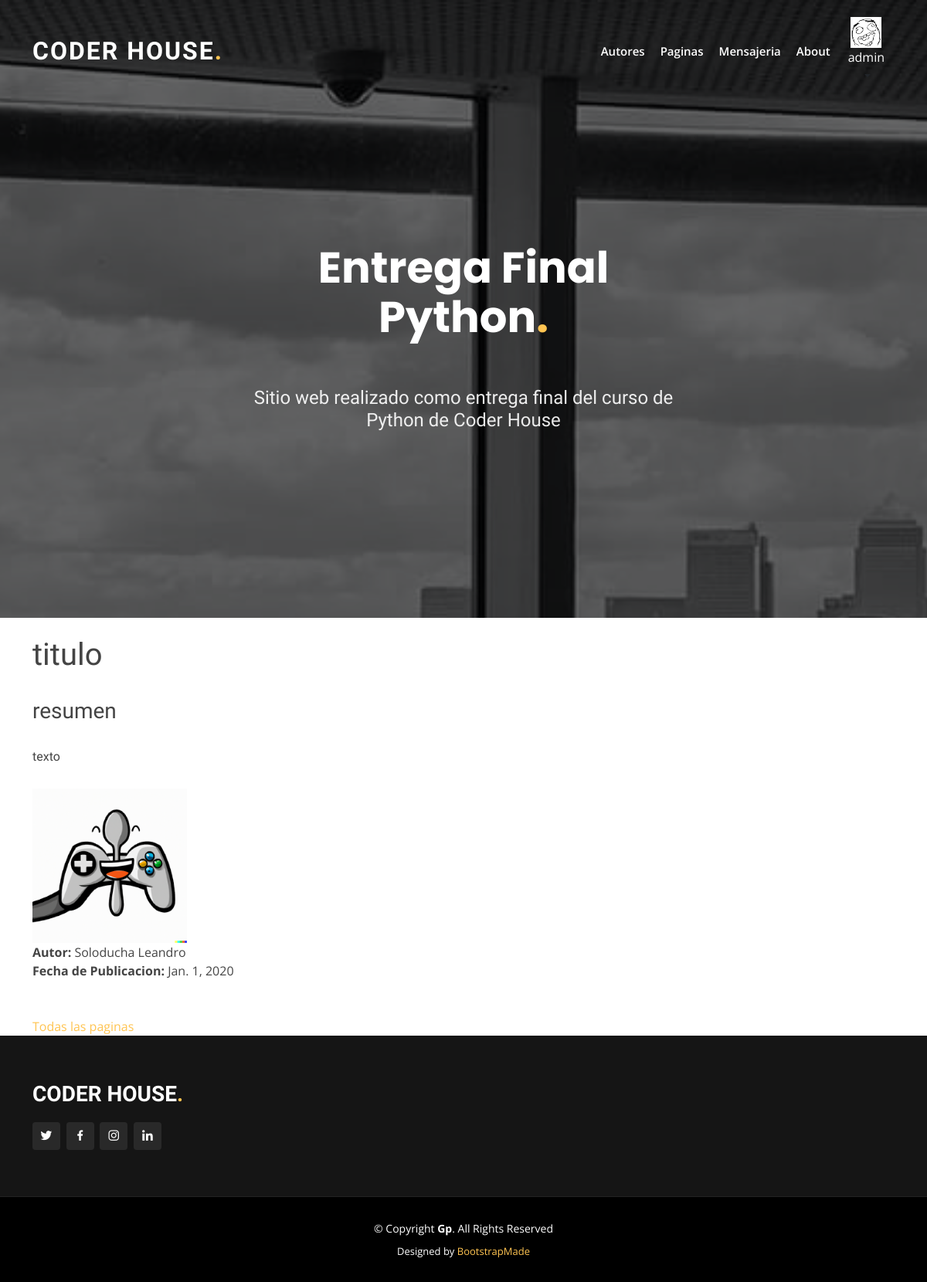
Screenshot of /blog/pagina/detalle/5 (signed in) with the database file from the repository.
### blog/models.py (models this page shows, shortened)
class Pagina(models.Model):
    class Meta:
        verbose_name_plural = "Paginas"
    autor = models.ForeignKey(Autor, on_delete=models.CASCADE)
    titulo = models.CharField(max_length=30)
    resumen = models.CharField(max_length=30, null=True)
    texto = models.CharField(max_length=1000)
    fecha = models.DateField(null = True)

class Imagenes(models.Model):
    pagina = models.ForeignKey(Pagina, on_delete=models.CASCADE)
    imagen = models.ImageField(upload_to="imagenes", null=True, blank=True)

class Autor(models.Model):
    class Meta:
        verbose_name_plural = "Autores"
    nombre = models.CharField(max_length=50)
    apellido = models.CharField(max_length=50)
    def __str__(self):
        return self.apellido + " " + self.nombre

### blog/views.py (the view)
# urls.py: path("pagina/detalle/<int:pk>", PaginaDetalle.as_view(), name="PaginaDetail"),
class PaginaDetalle(LoginRequiredMixin, DetailView):
    model = Pagina
    template_name = "pagina_detalle.html"
    def get_context_data(self,*args,**kwargs):
        idpath=self.request.path[-1]
        imagen = Imagenes.objects.filter(pagina=idpath).first()
        kwargs.update({"imagen": imagen })
        context= super().get_context_data(**kwargs)
        return context

### blog/templates/pagina_detalle.html
{% extends "index.html" %}
{% block contenido_pagina %}
{% load static %}
<h1> {{ pagina.titulo }} </h1> <br>
<h3> {{ pagina.resumen }} </h3> <br>
<h6> {{ pagina.texto }} </h6> <br>
{% if imagen %}
<img height="200px" src="{{ imagen.imagen.url }}"/></li>
{% endif %}
<br>
<b>Autor:</b> {{ pagina.autor }} <br>
<b>Fecha de Publicacion:</b> {{ pagina.fecha }} <br>
<br><br>
<a href="{% url 'PaginaList' %}">Todas las paginas</a>
{% endblock %}

### blog/templates/index.html (shortened to what this page needs)
<!DOCTYPE html>
<html lang="en">
<head>
  {% load static %}
  <link href="{% static 'vendor/aos/aos.css' %}" rel="stylesheet">
  <link href="{% static 'vendor/bootstrap/css/bootstrap.min.css' %}" rel="stylesheet">
  <link href="{% static 'vendor/bootstrap-icons/bootstrap-icons.css' %}" rel="stylesheet">
  <link href="{% static 'vendor/boxicons/css/boxicons.min.css' %}" rel="stylesheet">
  <link href="{% static 'vendor/glightbox/css/glightbox.min.css' %}" rel="stylesheet">
  <link href="{% static 'vendor/remixicon/remixicon.css' %}" rel="stylesheet">
  <link href="{% static 'vendor/swiper/swiper-bundle.min.css' %}" rel="stylesheet">
  <link href="{% static 'css/style.css' %}" rel="stylesheet">
</head>
<body>
  <header id="header" class="fixed-top ">
    <div class="container d-flex align-items-center justify-content-lg-between">
      <h1 class="logo me-auto me-lg-0"><a href="/inicio/">Coder House<span>.</span></a></h1>
      <nav id="navbar" class="navbar order-last order-lg-2">
        <ul>
          <div class="dropdown">
            <a class="nav-link blanco scrollto "> Autores </a>
          </div>
          <div class="dropdown">
            <a class="blanco nav-link scrollto "> Paginas </a>
          </div>
          <li><a class="nav-link scrollto " href="/mensajes/">Mensajeria</a></li>
          <li><a class="nav-link scrollto" href="/about/">About</a></li>
        </ul>
        <ul>
          <div class="dropdown">
          {% if request.user.is_authenticated %}
            {% if avatar %}
            <div class="btn dropdown-toggle" data-bs-toggle="dropdown" aria-expanded="false">
              <li><img height="40px" src="{{ avatar }}"/></li>
            {% else %}
            <div class="btn dropdown-toggle" data-bs-toggle="dropdown" aria-expanded="false">
              <li><img height="40px" src="{{ '/media/avatares/default.png' }}"/></li>
            {% endif %}
              <li class="blanco scrollto "> {{ user.username }} </li>
            </div>
          </div>
          {% endif %}
      </nav>
    </div>
  </header>
  <section id="hero" class="d-flex align-items-center justify-content-center">
    <div class="container" data-aos="fade-up">
      <div class="row justify-content-center" data-aos="fade-up" data-aos-delay="150">
        <div class="col-xl-6 col-lg-8">
          <h1>Entrega Final Python<span>.</span></h1><br><br>
          <h2>Sitio web realizado como entrega final del curso de Python de Coder House</h2>
        </div>
      </div>
    </div>
  </section>
  <main  class="container"  id="main">
    <br>
    {% block contenido_pagina %}
    {% endblock %}
    <br>
  </main>
  <footer id="footer">
    <div class="footer-top">
      <div class="container">
        <div class="row">
          <div class="col-lg-3 col-md-6">
            <div class="footer-info">
              <h3>Coder House<span>.</span></h3>
              <div class="social-links mt-3">
                <a href="https://twitter.com/coderhouse" class="twitter"><i class="bx bxl-twitter"></i></a>
                <a href="https://www.facebook.com/Coderhouse/" class="facebook"><i class="bx bxl-facebook"></i></a>
                <a href="https://www.instagram.com/coderhouse/" class="instagram"><i class="bx bxl-instagram"></i></a>
                <a href="https://www.linkedin.com/school/coderhouse/mycompany/" class="linkedin"><i class="bx bxl-linkedin"></i></a>
              </div>
            </div>
          </div>
        </div>
      </div>
    </div>
    <div class="container">
      <div class="copyright">
        &copy; Copyright <strong><span>Gp</span></strong>. All Rights Reserved
      </div>
      <div class="credits">
        Designed by <a href="https://bootstrapmade.com/">BootstrapMade</a>
      </div>
    </div>
  </footer>
</body>
</html>

### blog/static/css/style.css (style rules this page uses)
body { font-family: "Open Sans", sans-serif; color: #444444; }
a { color: #ffc451; text-decoration: none; }
h1, h2, h3, h4, h5, h6 { font-family: "Raleway", sans-serif; }
.blanco { color: #fff; }
#header { transition: all 0.5s; z-index: 997; padding: 15px 0; }
#header .logo { font-size: 32px; margin: 0; padding: 0; line-height: 1; font-weight: 700; letter-spacing: 2px; text-transform: uppercase; }
#header .logo a { color: #fff; }
#header .logo a span { color: #ffc451; }
.navbar { padding: 0; }
.navbar ul { margin: 0; padding: 0; display: flex; list-style: none; align-items: center; }
.navbar li { position: relative; }
.navbar a, .navbar a:focus { display: flex; align-items: center; justify-content: space-between; padding: 10px 10px 10px 10px; font-size: 15px; font-weight: 600; color: #fff; white-space: nowrap; transition: 0.3s; }
#hero { width: 100%; height: 100vh; background: url("../img/hero-bg.jpg") top center; background-size: cover; position: relative; }
#hero:before { content: ""; background: rgba(0, 0, 0, 0.6); position: absolute; bottom: 0; top: 0; left: 0; right: 0; }
#hero .container { position: relative; padding-top: 74px; text-align: center; }
#hero h1 { margin: 0; font-size: 56px; font-weight: 700; line-height: 64px; color: #fff; font-family: "Poppins", sans-serif; }
#hero h1 span { color: #ffc451; }
#hero h2 { color: rgba(255, 255, 255, 0.9); margin: 10px 0 0 0; font-size: 24px; }
@media (min-width: 1024px) { #hero { background-attachment: fixed; } }
section { padding: 60px 0; overflow: hidden; }
#footer { background: black; padding: 0 0 30px 0; color: #fff; font-size: 14px; }
#footer .footer-top { background: #151515; border-bottom: 1px solid #222222; padding: 60px 0 30px 0; }
#footer .footer-top .footer-info { margin-bottom: 30px; }
#footer .footer-top .footer-info h3 { font-size: 28px; margin: 0 0 20px 0; padding: 2px 0 2px 0; line-height: 1; font-weight: 700; text-transform: uppercase; }
#footer .footer-top .footer-info h3 span { color: #ffc451; }
#footer .footer-top .social-links a { font-size: 18px; display: inline-block; background: #292929; color: #fff; line-height: 1; padding: 8px 0; margin-right: 4px; border-radius: 4px; text-align: center; width: 36px; height: 36px; transition: 0.3s; }
#footer .copyright { text-align: center; padding-top: 30px; }
#footer .credits { padding-top: 10px; text-align: center; font-size: 13px; color: #fff; }

### rows the page displays
Pagina: titulo "titulo", resumen "resumen", texto "texto", autor "Soloducha Leandro", fecha "Jan. 1, 2020"
Imagenes: imagen (picture)

### other values shown
{{ user.username }} "admin"
